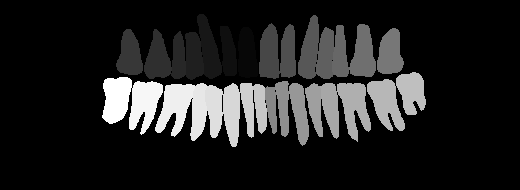
#> input picture data/tooth_label_mask_segmentation/train/mask/100_png23a801b2d65aa55e991be54db935ebe2.png, 520 x 190 px
$ python logo_parser.py
#> lines starting #> are read from the running program, lines starting #| are printed output that depends on the picture
import csv
import numpy as np
import os
from PIL import Image
from pathlib import Path


def load_color_mapping(file_path):
    color_mapping = {}
    with open(file_path, 'r') as csv_file:
#> (reads data/tooth_label_mask_segmentation/train/_classes.csv from the repository)
        csv_reader = csv.reader(csv_file)
        next(csv_reader)  # Ignorar o cabeçalho do CSV
        for row in csv_reader:
            class_value = int(row[0])
            # Remove espaços em branco antes e depois do nome da classe
            class_name = row[1].strip()
            color_mapping[class_value] = class_name
    return color_mapping


def colorize_classes(image_path, output_path, color_mapping):
    # Abre a imagem em escala de cinza
    image = Image.open(image_path).convert("L")
#> image is the input picture: PIL image 520x190 L; min 0, max 32, mean 4.2

    # Converte a imagem em um array NumPy
    image_array = np.array(image)

    # Cria uma matriz vazia para a imagem colorizada
    colored_image = np.zeros(
        (image_array.shape[0], image_array.shape[1], 3), dtype=np.uint8)

    # Preenche a matriz com as cores mapeadas para cada classe
    for class_value, class_name in color_mapping.items():
        color = class_colors[class_name]
        colored_image[image_array == class_value] = color

    # Cria uma nova imagem a partir da matriz colorizada
    colored_image = Image.fromarray(colored_image)
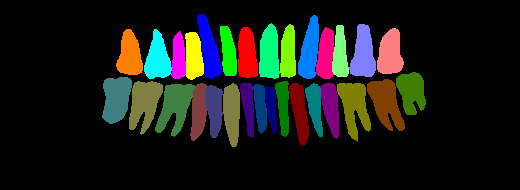
#> colored_image: PIL image 520x190 RGB; mean R, G, B 26.2, 28, 23.4

    # Salva a imagem colorizada em formato PNG
    colored_image.save(output_path)

    print(f"Imagem colorizada salva em '{output_path}'.")


# Definição das cores para cada classe
class_colors = {
    'background': (0, 0, 0),
    '11': (255, 0, 0),
    '12': (0, 255, 0),
    '13': (0, 0, 255),
    '14': (255, 255, 0),
    '15': (255, 0, 255),
    '16': (0, 255, 255),
    '17': (255, 128, 0),
    '18': (128, 0, 255),
    '21': (0, 255, 128),
    '22': (128, 255, 0),
    '23': (0, 128, 255),
    '24': (255, 0, 128),
    '25': (128, 255, 128),
    '26': (128, 128, 255),
    '27': (255, 128, 128),
    '28': (128, 128, 128),
    '31': (0, 0, 128),
    '32': (0, 128, 0),
    '33': (128, 0, 0),
    '34': (0, 128, 128),
    '35': (128, 0, 128),
    '36': (128, 128, 0),
    '37': (128, 64, 0),
    '38': (64, 128, 0),
    '41': (0, 64, 128),
    '42': (64, 0, 128),
    '43': (128, 128, 64),
    '44': (64, 64, 128),
    '45': (128, 64, 64),
    '46': (64, 128, 64),
    '47': (128, 128, 64),
    '48': (64, 128, 128),
}
# Caminho da imagem em escala de cinza
image_path = Path('train/mask/100_png23a801b2d65aa55e991be54db935ebe2.png')

# Caminho do arquivo CSV com o mapeamento de classes
csv_path = Path('train/_classes.csv')

# Carrega o mapeamento de classes e cores do arquivo CSV
color_mapping = load_color_mapping(csv_path)

# Caminho de saída para a imagem colorizada
output_path = Path('output/heat_map.png')

# Chama a função para colorizar as classes na imagem
# # colorize_classes(image_path, output_path, color_mapping)

# ---------------------------------------------------------------------- #


def combine_images(image1, image2):
    # Abre as imagens
    img1 = Image.open(image1)
    img2 = Image.open(image2)

    # Obtém a largura e altura das imagens
    width1, height1 = img1.size
    width2, height2 = img2.size

    # Divide as imagens ao meio
    half_width1 = width1 // 2
    half_width2 = width2 // 2

    left_half_img1 = img1.crop((0, 0, half_width1, height1))
    right_half_img2 = img2.crop((half_width2, 0, width2, height2))

    left_half_img2 = img2.crop((0, 0, half_width2, height2))
    right_half_img1 = img1.crop((half_width1, 0, width1, height1))

    # Combina as metades das imagens
    combined_img1 = Image.new('RGB', (width1, height1))
    combined_img1.paste(left_half_img1, (0, 0))
    combined_img1.paste(right_half_img2, (half_width1, 0))

    combined_img2 = Image.new('RGB', (width2, height2))
    combined_img2.paste(left_half_img2, (0, 0))
    combined_img2.paste(right_half_img1, (half_width2, 0))

    # Cria a pasta "output" se não existir
    output_folder = Path("output")
    output_folder.mkdir(exist_ok=True)

    # Salva as novas imagens na pasta "output"
    combined_img1_path = output_folder / (image1.stem + "_combined.jpg")
    combined_img2_path = output_folder / (image2.stem + "_combined.jpg")
    combined_img1.save(combined_img1_path)
    combined_img2.save(combined_img2_path)

    print(
        f"Imagens combinadas foram salvas em '{output_folder}' como '{combined_img1_path.name}' e '{combined_img2_path.name}'.")


# Caminhos das imagens de entrada
image1_path = Path('train/image/100_png23a801b2d65aa55e991be54db935ebe2.jpg')
image2_path = Path('output/heat_map.png')

# Chama a função para combinar as imagens
# combine_images(image1_path, image2_path)

# ---------------------------------------------------------------------- #


def colorize_images_folder(input_folder, output_folder, color_mapping):
    # Verifica se a pasta de saída existe e a cria, se necessário
    os.makedirs(output_folder, exist_ok=True)

    # Percorre todas as imagens na pasta de entrada
    for image_file in os.listdir(input_folder):
        if image_file.endswith(".png") or image_file.endswith(".jpg"):
            # Caminho completo para a imagem de entrada
            input_image_path = os.path.join(input_folder, image_file)

            # Cria o nome de saída para a imagem colorizada
            output_image_file = os.path.splitext(
                image_file)[0] + "_colorized.png"
            output_image_path = os.path.join(output_folder, output_image_file)

            # Chama a função colorize_classes para colorizar a imagem e salvá-la
            colorize_classes(input_image_path,
                             output_image_path, color_mapping)

            print(f"Imagem colorizada salva em '{output_image_path}'.")


# Caminho da pasta de entrada contendo as imagens em escala de cinza
input_folder = Path('train/mask')

# Caminho da pasta de saída para as imagens colorizadas
output_folder = Path('output/colorized')

# Chama a função para colorizar todas as imagens na pasta
colorize_images_folder(input_folder, output_folder, color_mapping)
